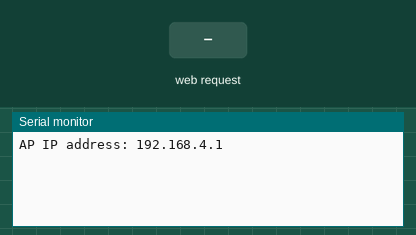
Bench run of a sketch on a simulated ESP8266 (NodeMCU). Parts: the last lines printed to the serial monitor. The inputs (shaded band) are chosen by the test bench.

Above: at 1.2 s.
1.3 s: HTTP request GET /?State=1 received
At 2.2 s:
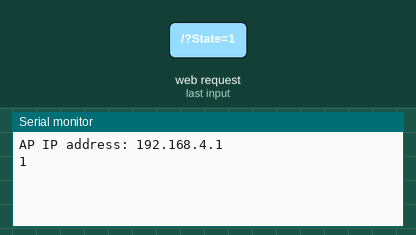
2.8 s: HTTP request GET /?State=0 received
At 3.3 s:
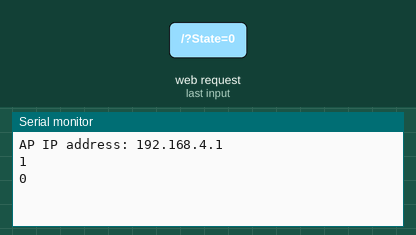

The sketch:

code.ino
```cpp
#include <ESP8266WiFi.h>
#include <WiFiClient.h>
#include <ESP8266WebServer.h>
#define baud_rate 115200

String command;             //String to store app command State.
const char* ssid = "NodeMCU Car";
ESP8266WebServer server(80);

void HTTP_handleRoot(void) {
    if( server.hasArg("State") ){
        Serial.println(server.arg("State"));
    }
    server.send ( 200, "text/html", "" );
    delay(1);
}

void go(String d){
    char d2=d[0];
    if(d2<='Z'&&d2>='A'){
        Serial.write((int)d2);
        delay(10);
    }
    return;
}

void setup(){
    Serial.begin(baud_rate);

    WiFi.mode(WIFI_AP);
    WiFi.softAP(ssid);

    IPAddress myIP = WiFi.softAPIP();
    Serial.print("AP IP address: ");
    Serial.println(myIP);

    server.on ( "/", HTTP_handleRoot );
    server.onNotFound ( HTTP_handleRoot );
    server.begin();
}
void loop(){
    server.handleClient();
    command = server.arg("State");
    go(command);
    /*if (command == "F") goAhead();
    else if (command == "B") goBack();
    else if (command == "L") goLeft();
    else if (command == "R") goRight();
    else if (command == "I") goAheadRight();
    else if (command == "G") goAheadLeft();
    else if (command == "J") goBackRight();
    else if (command == "H") goBackLeft();
    else if (command == "S") stopRobot();*/
}
```

Measured:
- after the input at 1.3 s, the serial monitor: prints a new line at once (image 1)
- after the input at 2.8 s, the serial monitor: prints a new line at once (image 2)
